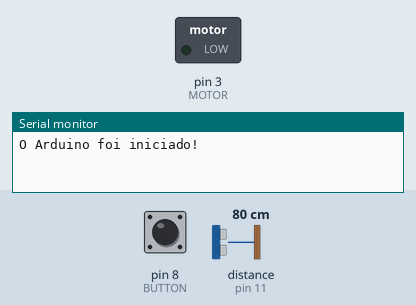
Simulated run of this sketch. Board: Arduino Uno, built with avr-gcc and run on an emulated ATmega328P. On the bench: switched loads named in the sketch (green lamp = pin HIGH), the last lines printed to the serial monitor. Wiring (inferred from the names in the program): ultrasonic range finder: trigger pin 12; echo pin 11. Dashed ring = blinking. Inputs (shaded band) come from the test bench; at power-on: distance to the obstacle (sensor on pin 11) 80 cm, pin 8 (BUTTON) HIGH. The echo pulse lasts 58.3 µs per cm; pins used as bus, display or sensor lines are not drawn.

Above: at 0.1 s.
1.3 s: distance to the obstacle (sensor on pin 11) set to 4 cm
At 1.56 s:
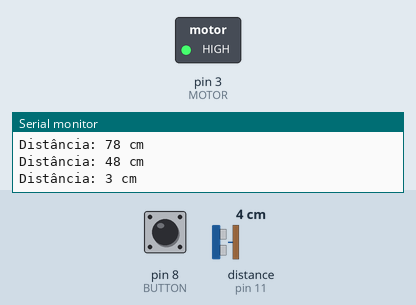
4.3 s: pin 8 (BUTTON) pulled LOW for 0.15 s
At 4.3 s:
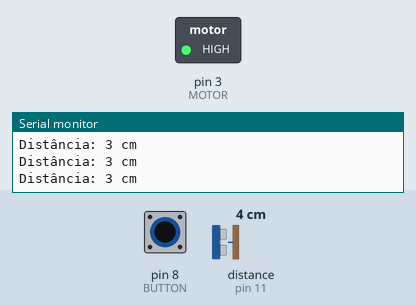
7.4 s: pin 8 (BUTTON) pulled LOW for 1 s
At 8.4 s:
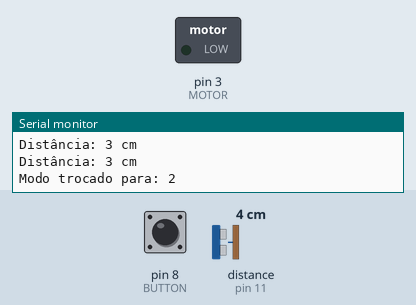
9.9 s: pin 8 (BUTTON) pulled LOW for 3.2 s
At 10.51 s:
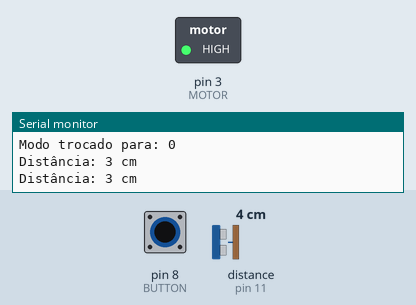
14.6 s: distance to the obstacle (sensor on pin 11) set to 35 cm
17.6 s: distance to the obstacle (sensor on pin 11) set to 250 cm
At 19.83 s:
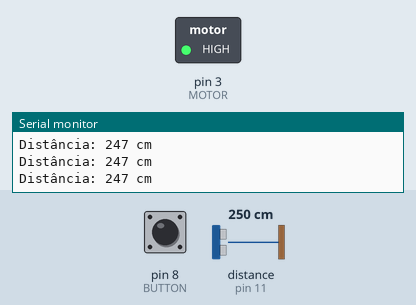
Timing chart, 0 to 21.6 s (numbered marks = the images above; inputs shaded):
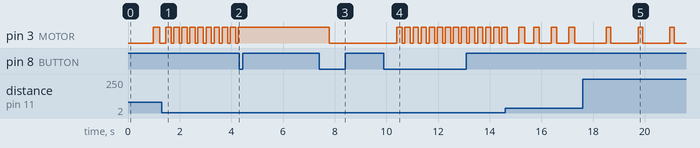

Measured:
- after the input at 1.3 s, pin 3 (MOTOR): alternates HIGH for 0.21 s and LOW for 0.10 s, starting after 0.16 s
- after the input at 4.3 s, pin 3 (MOTOR): stops changing and stays HIGH
- after the input at 7.4 s, pin 3 (MOTOR): HIGH → LOW after 0.38 s
- after the input at 9.9 s, pin 3 (MOTOR): alternates HIGH for 0.21 s and LOW for 0.10 s, starting after 0.51 s
- after the input at 17.6 s, pin 3 (MOTOR): alternates HIGH for 0.18 s and LOW for 1.1 s, starting after 0.92 s

The sketch:

src.ino
```cpp
#define TRIGGER_PIN 12
#define ECHO_PIN 11
#define MOTOR 3
#define BUTTON 8
#define MAX_DISTANCE 400
#define DIST_THRESHOLD 30  // distância limite para modo 1

unsigned long lastMotorTime = 0;
int offInterval = 500; // tempo entre ativações, muda com base na distância
int onDuration = 150;   // tempo fixo de ativação (vibração) em ms

bool motorActive = false;
unsigned long motorStartTime = 0;

int modoAtual = 0; // 0 = vibração por distância, 1 = threshold contínuo, 2 = repouso
bool botaoAnterior = HIGH;

unsigned long lastSensorTime = 0;
int sensorInterval = 100; // lê o sensor a cada 100ms
int qtdAmostraMediaSensor = 5; //qtd de amostra para a média da medida

void setup() {
  pinMode(BUTTON, INPUT_PULLUP);
  pinMode(TRIGGER_PIN, OUTPUT);
  pinMode(ECHO_PIN, INPUT);
  pinMode(MOTOR, OUTPUT);
  digitalWrite(MOTOR, LOW);

  Serial.begin(9600);
  Serial.println("O Arduino foi iniciado!");
}

long medirDistanciaCM() {
  // Disparo
  delay(10);
  digitalWrite(TRIGGER_PIN, LOW);
  delayMicroseconds(2);
  digitalWrite(TRIGGER_PIN, HIGH);
  delayMicroseconds(10);
  digitalWrite(TRIGGER_PIN, LOW);

  // Leitura do tempo de eco
  long duration = pulseIn(ECHO_PIN, HIGH, MAX_DISTANCE * 58);
  if (duration == 0) return MAX_DISTANCE; // se fora do alcance, retorna o máximo

  return duration * 0.034 / 2;
}

int medidaMediaDistanciaCM(){
  long soma = 0;
  int validas = 0;

  for (int i = 0; i < qtdAmostraMediaSensor; i++) {
    int leitura = medirDistanciaCM();
    if (leitura > 0) { // ignora leituras inválidas
      soma += leitura;
      validas++;
    }
    delay(10); // espera 20ms entre cada leitura
  }
  if (validas == 0) return 0; //evitar divisão por zero
  return soma/validas;
}

void loop() {
   bool botaoAtual = digitalRead(BUTTON);
  if (botaoAnterior == HIGH && botaoAtual == LOW) {
    modoAtual = (modoAtual + 1) % 3;
    Serial.print("Modo trocado para: ");
    Serial.println(modoAtual);
    delay(300); // debounce
  }
  botaoAnterior = botaoAtual;

  if (modoAtual == 2) {
    digitalWrite(MOTOR, LOW); // Garante que o motor está desligado
    return; // Sai da sub-rotina loop para não executar mais comandos
  }


  unsigned long currentMillis = millis();

  // === Leitura do sensor a cada 100ms ===
  static int distancia = MAX_DISTANCE;
  if (currentMillis - lastSensorTime >= sensorInterval) {
    lastSensorTime = currentMillis;
    distancia = medidaMediaDistanciaCM();

    Serial.print("Distância: ");
    Serial.print(distancia);
    Serial.println(" cm");

    // Atualiza intervalo de pausa com base na distância
    offInterval = map(distancia, 5, 100, 50, 1000);
    offInterval = constrain(offInterval, 50, 1000);
  }

  if (modoAtual == 0) {
  // Verifica se o motor está desligado e se já passou o tempo do intervalo OFF
    if (!motorActive && currentMillis - lastMotorTime >= offInterval) {
      motorActive = true;                    // Ativa o estado de vibração
      motorStartTime = currentMillis;        // Salva o tempo de início da vibração
      digitalWrite(MOTOR, HIGH);             // Liga o motor de vibração
    }

    // Verifica se o motor está ligado e se já passou o tempo do pulso ON
    if (motorActive && currentMillis - motorStartTime >= onDuration) {
      motorActive = false;                   // Desativa o estado de vibração
      lastMotorTime = currentMillis;         // Salva o tempo em que o motor foi desligado
      digitalWrite(MOTOR, LOW);              // Desliga o motor de vibração
    }

    return; // Encerra a execução para este modo
  }

  if (modoAtual == 1) {
  // Verifica se a distância medida é válida e menor ou igual ao limite definido
    if (distancia > 0 && distancia <= DIST_THRESHOLD) {
      digitalWrite(MOTOR, HIGH); // Liga o motor continuamente
    } else {
      digitalWrite(MOTOR, LOW);  // Desliga o motor
    }
  }

}
```
